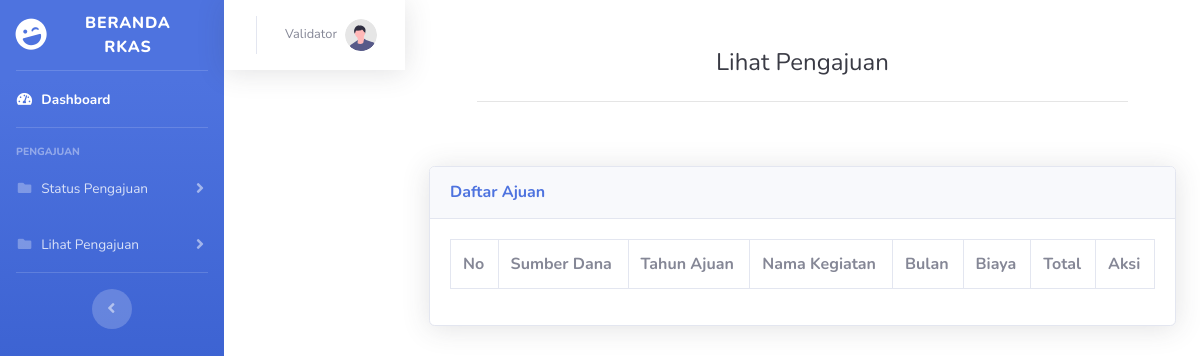
Before: /rkas/validatorkegiatan.php?id=702205615 with the older database file.
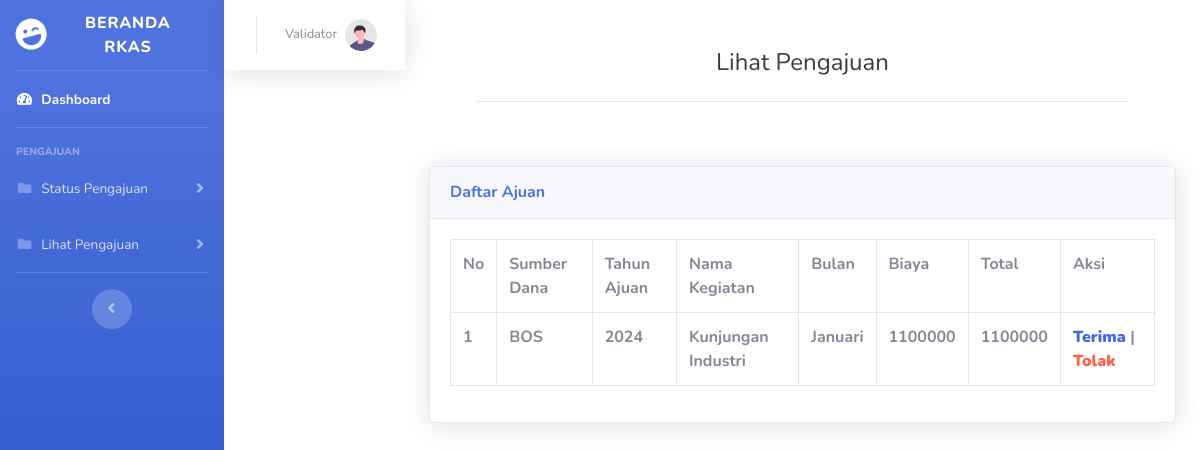
After: the same page with the newer database file.
### tables this page shows
CREATE TABLE `tb_user` (
  `id_user` int(10) NOT NULL,
  `nama_user` varchar(60) NOT NULL,
  `nama` char(100) NOT NULL,
  `password` varchar(100) NOT NULL,
  `id_bagian` int(4) NOT NULL,
  `status` varchar(30) NOT NULL
);

CREATE TABLE `tb_kegiatan` (
  `id_kegiatan` int(11) NOT NULL,
  `sumber_dana` varchar(50) NOT NULL,
  `tahun_ajuan` int(4) NOT NULL,
  `nama_kegiatan` varchar(50) NOT NULL,
  `bulan` varchar(50) NOT NULL,
  `biaya` int(20) NOT NULL,
  `volume_1` int(11) NOT NULL,
  `volume_2` int(11) NOT NULL,
  `volume_3` int(11) NOT NULL,
  `volume_4` int(11) NOT NULL,
  `keterangan_volume1` varchar(75) NOT NULL,
  `keterangan_volume2` varchar(75) NOT NULL,
  `keterangan_volume3` varchar(75) NOT NULL,
  `keterangan_volume4` varchar(75) NOT NULL,
  `total` int(20) NOT NULL,
  `jurusan` char(50) NOT NULL,
  `status` varchar(50) NOT NULL
);

### rkas/validatorkegiatan.php (the view, shortened to what the changed rows need)
<?php
include "koneksi.php";
$id = $_GET['id'];
$kegiatan = mysqli_query($conn, "SELECT * FROM tb_kegiatan");
$sql1 = mysqli_query($conn, "SELECT * FROM tb_user WHERE id_user='$id'");
if ($id == 702205615) {
    $profil = '<img class="img-profile rounded-circle" src="img/undraw_profile.svg">';
}
?>
<!DOCTYPE html>
<html lang="en">
<head>
    <link href="vendor/fontawesome-free/css/all.min.css" rel="stylesheet" type="text/css">
    <link href="css/sb-admin-2.css" rel="stylesheet">
</head>
<body id="page-top">
    <div id="wrapper">
        <nav class="navbar navbar-expand navbar-light bg-white topbar mb-4 static-top shadow">
                    <ul class="navbar-nav ml-auto">
                        <li class="nav-item dropdown no-arrow">
                            <a class="nav-link dropdown-toggle" href="#" id="userDropdown" role="button"
                                data-toggle="dropdown" aria-haspopup="true" aria-expanded="false">
                                <span class="mr-2 d-none d-lg-inline text-gray-600 small"><?php foreach ($sql1 as $row) :
                                echo $row['nama'];
                                    endforeach;
                                    ?></span>
                                <?= $profil ?>
                            </a>
                        </li>
                    </ul>
                </nav>
        <div class="container">
        <div class="p-5">
                            <div class="text-center">
                                <h1 class="h4 text-gray-900 mb-4">Lihat Pengajuan</h1>
                            </div>
                        </div>
                        <div class="card shadow mb-4">
                        <div class="card-body">
                        <div class="table-responsive">
                                <table class="table table-bordered" id="dataTable" width="100%" cellspacing="0">
                                <tr>
                                            <th>No</th>
                                            <th>Sumber Dana</th>
                                            <th>Tahun Ajuan</th>
                                            <th>Nama Kegiatan</th>
                                            <th>Bulan</th>
                                            <th>Biaya</th>
                                            <th>Total</th>
                                            <th>Aksi</th>
                                    </tr>
                                        <?php $no = 0;?>
                                        <?php foreach ($kegiatan as $row) : ?>
                                        <tr>
                                        <th><?php $no += 1; echo $no;?></th>
                                        <th><?= $row["sumber_dana"];?></th>
                                        <th><?= $row["tahun_ajuan"];?></th>
                                        <th><?= $row["nama_kegiatan"];?></th>
                                        <th><?= $row["bulan"];?></th>
                                        <th><?= $row["biaya"];?></th>
                                        <th><?= $row["total"];?></th>
                                        <th>
                                            <a href="terimapengajuankegiatan.php?idc=<?=$row['id_kegiatan']; ?>"onclick ="return confirm('Yakin?');"><b style="color: royalblue;">Terima</b></a>
                                            |
                                            <a href="tolakpengajuankegiatan.php?idc=<?=$row['id_kegiatan']; ?>"onclick ="return confirm('Yakin?');"><b style="color: tomato;">Tolak</b></a>
                                        </th>
                                        </tr>
                                        <?php endforeach;
                                    ?>
                            </div>
                            </div>
                        </div>
                    </div>
                        </div>
</body>
</html>

Changed rows visible on the page:
added tb_kegiatan: sumber_dana "BOS", tahun_ajuan "2024", nama_kegiatan "Kunjungan Industri", bulan "Januari", biaya "1100000", total "1100000"
